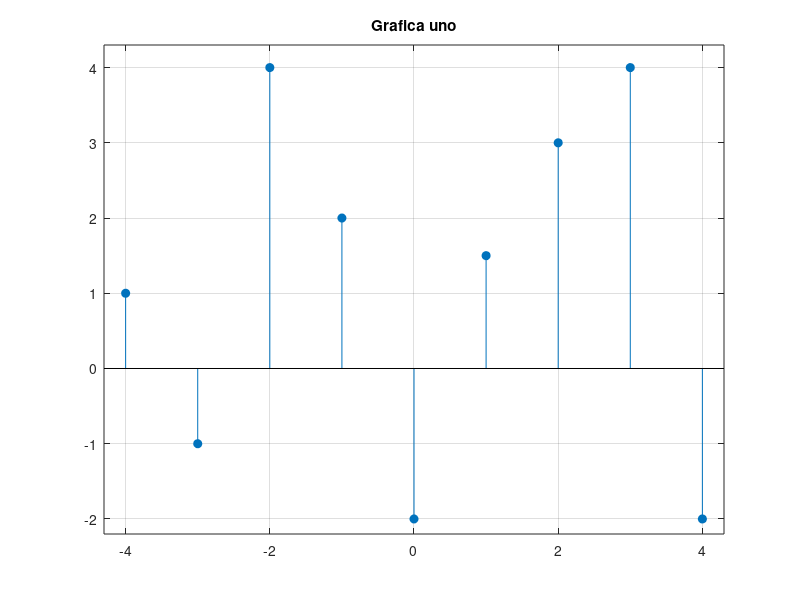

The MATLAB script that drew this image:
%Grafica Uno


n=-4:4

x=[1 -1 4 2 -2 1.5 3 4 -2];

stem(n,x,'filled')
axis([-4.3 4.3 -2.2 4.3])
grid on
title('Grafica uno');